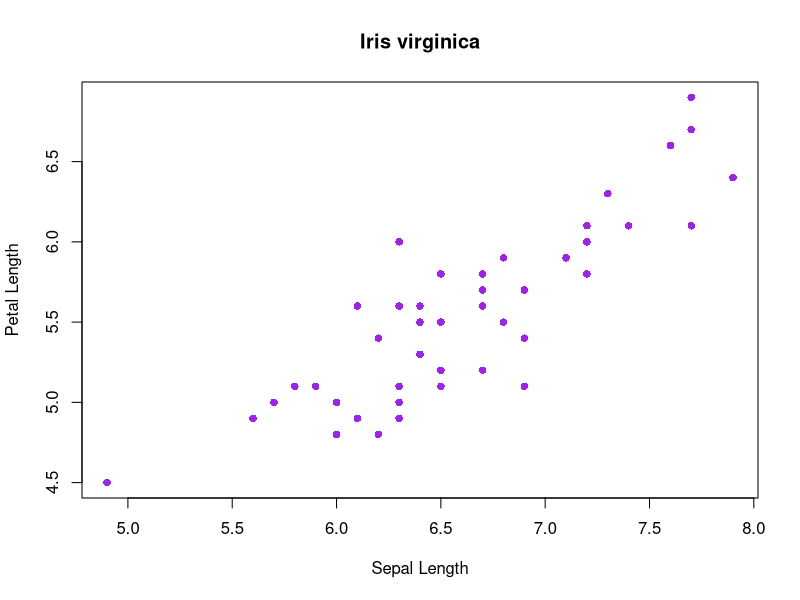
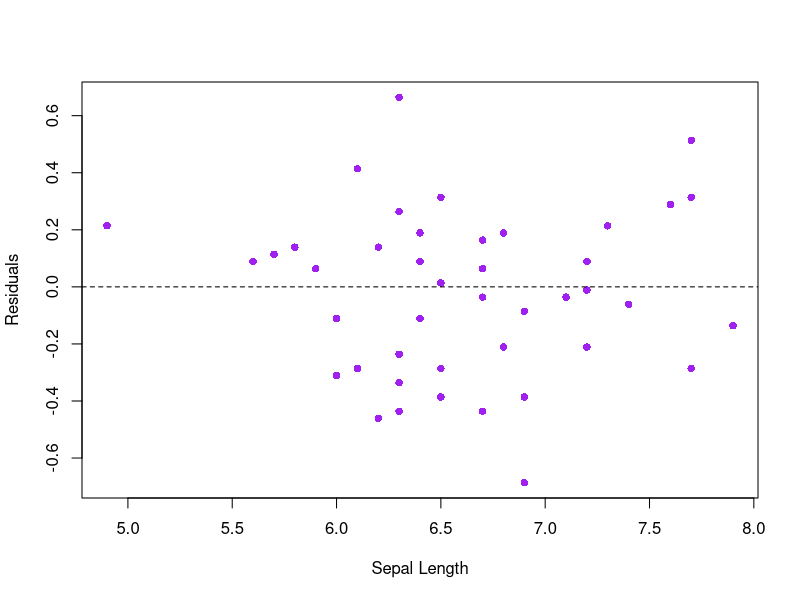
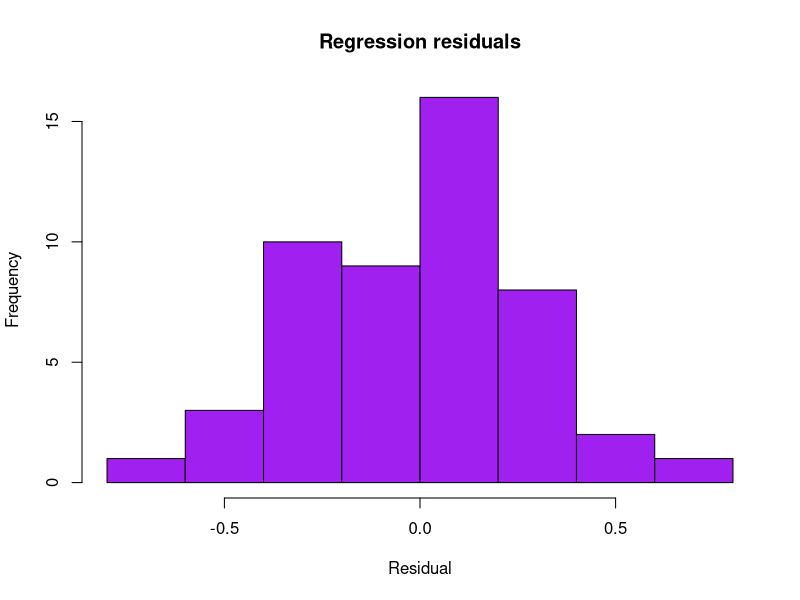
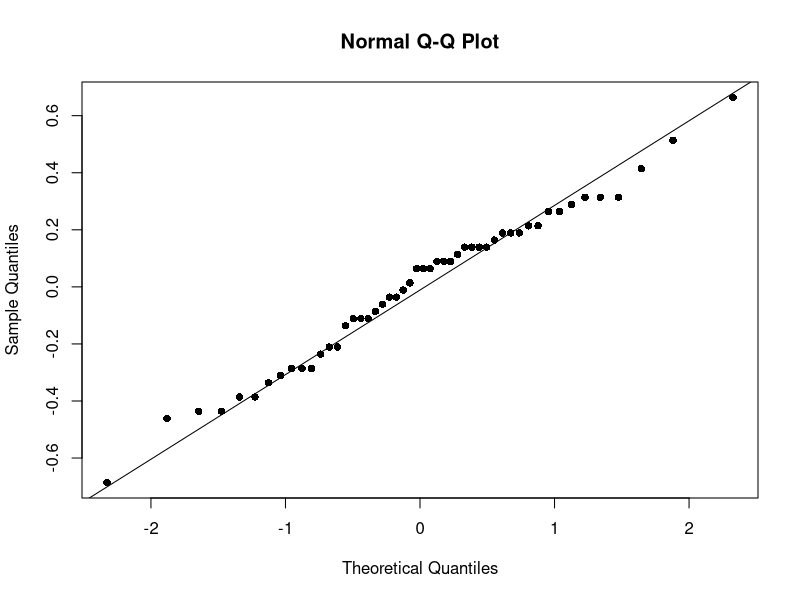

Generate these figures, in order, with R:
#in class work for 2/28/22
#All ways to assess assumptions for linear regression

#subset for Iris virginica
flower <- iris[iris$Species=="virginica",]

#linear model for relating petal length to sepal length
fit <- lm(flower$Petal.Length~flower$Sepal.Length)

#view results
summary(fit)

#create a scatter plot
plot(flower$Sepal.Length,flower$Petal.Length,
     main = "Iris virginica",
     xlab = "Sepal Length",
     ylab = "Petal Length",
     col = "purple", pch=16)

#plot the residuals, stored in regression summary
plot(flower$Sepal.Length,summary(fit)$residuals,
     xlab = "Sepal Length",
     ylab = "Residuals",
     col = "purple",
     pch = 16)

#add a horizontal line reference
abline(h=0,
       lty = "dashed")

#histogram of residuals
hist(summary(fit)$residuals,
     main = "Regression residuals",
     xlab = "Residual",
     col = "purple")

#shapiro wilks test
shapiro.test(summary(fit)$residuals)

#qq plot
qqnorm(summary(fit)$residuals, pch = 16)

qqline(summary(fit)$residuals, datax = FALSE, distribution = qnorm,
       probss = c(0.25, 0.75), qtype = 7, pch = 16)
